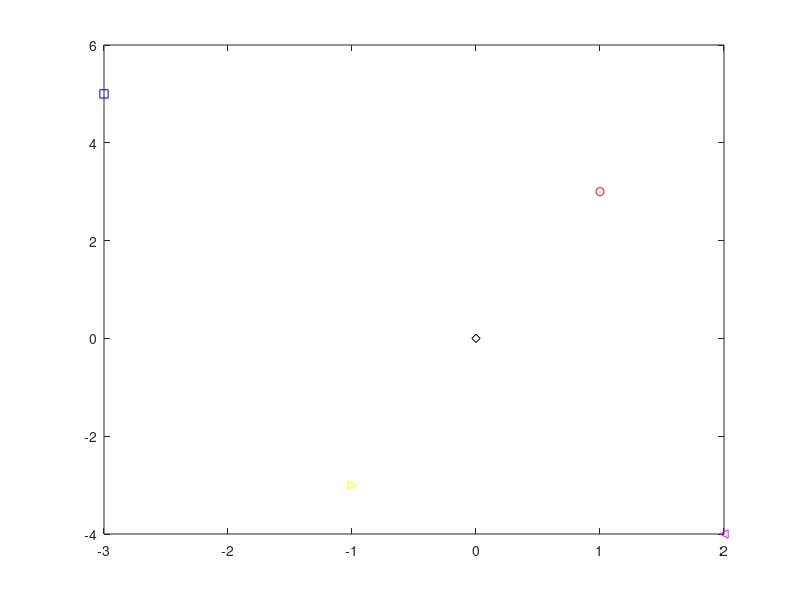
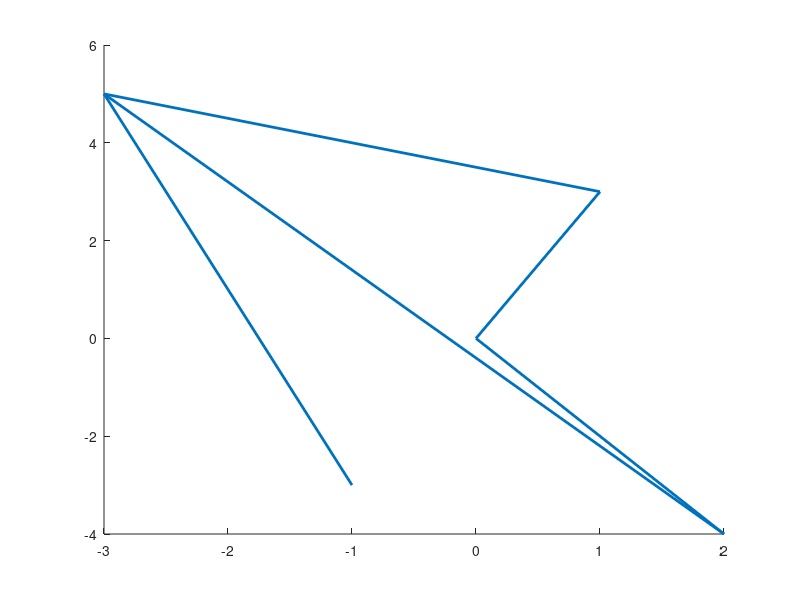
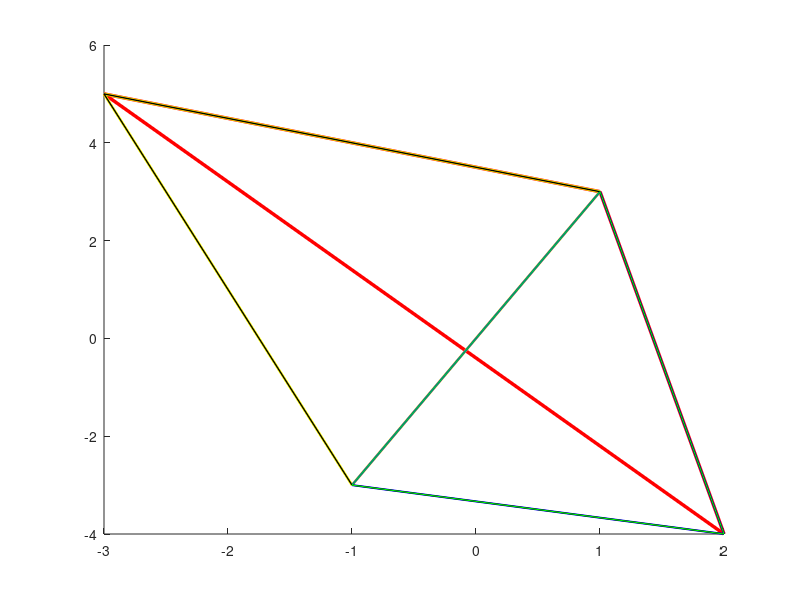

Write the MATLAB code that produced these figures, in order.
figure('Name', 'Bài tập 4a', 'NumberTitle', 'off')
A = [1; 3];
B = [-3; 5];
C = [2; -4];
D = [-1; -3];
O = [0; 0];
plot(A(1), A(2), 'ro', B(1), B(2), 'bs', C(1), C(2), 'm<', D(1), D(2), 'y>', O(1), O(2), 'kd');
figure('Name', 'Bài tập 4b', 'NumberTitle', 'off')
X1 = [A B];
X2 = [O C];
X3 = [D B];
X4 = [C B];
X5 = [O A];
line(X1(1 ,:), X1(2 , :), 'LineWidth', 2);
line(X2(1 ,:), X2(2 , :), 'LineWidth', 2);
line(X3(1 ,:), X3(2 , :), 'LineWidth', 2);
line(X4(1 ,:), X4(2 , :), 'LineWidth', 2);
line(X5(1 ,:), X5(2 , :), 'LineWidth', 2);
figure('Name', 'Bài tập 4c', 'NumberTitle', 'off')
Y1 = [A B C A];
Y2 = [A B D A];
Y3 = [A C D A];
Y4 = [A B D C A];
Y5 = [A C D O A];
line(Y1(1 ,:), Y1(2 , :), 'Color', 'r', 'LineWidth', 2.5);
line(Y2(1 ,:), Y2(2 , :), 'Color', 'y', 'LineWidth', 2);
line(Y3(1 ,:), Y3(2 , :), 'Color', 'b', 'LineWidth', 1.5);
line(Y4(1 ,:), Y4(2 , :), 'Color', 'k', 'LineWidth', 1);
line(Y5(1 ,:), Y5(2 , :), 'Color', 'g', 'LineWidth', 0.5);
